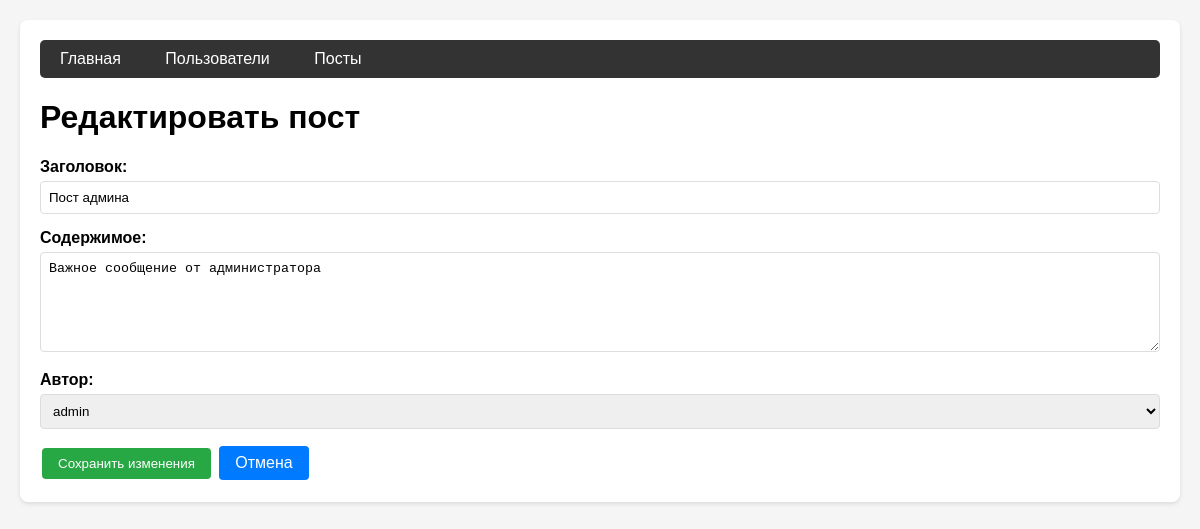
The page /posts/3/edit on the database its author committed.
### database.py (models this page shows)
class Post(Base):
    __tablename__ = 'posts'
    id = Column(Integer, primary_key=True, autoincrement=True)
    title = Column(String, nullable=False)
    content = Column(Text, nullable=False)
    user_id = Column(Integer, ForeignKey('users.id'), nullable=False)
    user = relationship("User", back_populates="posts")

class User(Base):
    __tablename__ = 'users'
    id = Column(Integer, primary_key=True, autoincrement=True)
    username = Column(String, unique=True, nullable=False)
    email = Column(String, unique=True, nullable=False)
    password = Column(String, nullable=False)
    posts = relationship("Post", back_populates="user", cascade="all, delete-orphan")

### main.py (the view)
@app.get("/posts/{post_id}/edit", response_class=HTMLResponse)
async def edit_post_form(post_id: int, request: Request, db: Session = Depends(get_db)):
    post = db.query(Post).filter(Post.id == post_id).first()
    if not post:
        raise HTTPException(status_code=404, detail="Пост не найден")
    users = db.query(User).all()
    return templates.TemplateResponse("post_edit.html", {"request": request, "post": post, "users": users})

### templates/post_edit.html
{% extends "base.html" %}
{% block content %}
<h1>Редактировать пост</h1>
<form method="post" action="/posts/{{ post.id }}/edit">
    <div class="form-group">
        <label for="title">Заголовок:</label>
        <input type="text" id="title" name="title" value="{{ post.title }}" required>
    </div>
    <div class="form-group">
        <label for="content">Содержимое:</label>
        <textarea id="content" name="content" required>{{ post.content }}</textarea>
    </div>
    <div class="form-group">
        <label for="user_id">Автор:</label>
        <select id="user_id" name="user_id" required>
            {% for user in users %}
            <option value="{{ user.id }}" {% if user.id == post.user_id %}selected{% endif %}>
                {{ user.username }}
            </option>
            {% endfor %}
        </select>
    </div>
    <button type="submit" class="btn btn-success">Сохранить изменения</button>
    <a href="/posts" class="btn">Отмена</a>
</form>
{% endblock %}

### templates/base.html (style rules this page uses)
body { font-family: Arial, sans-serif; margin: 0; padding: 20px; background-color: #f5f5f5; }
.btn { background-color: #007bff; color: white; padding: 8px 16px; text-decoration: none; border-radius: 4px; display: inline-block; margin: 2px; border: none; cursor: pointer; }
.btn-success { background-color: #28a745; }
.form-group { margin-bottom: 15px; }
label { display: block; margin-bottom: 5px; font-weight: bold; }
input[type="text"], input[type="email"], input[type="password"], textarea, select { width: 100%; padding: 8px; border: 1px solid #ddd; border-radius: 4px; box-sizing: border-box; }
textarea { height: 100px; resize: vertical; }

### rows shown on the page
Post: title "Пост админа", content "Важное сообщение от администратора", user_id "admin"
